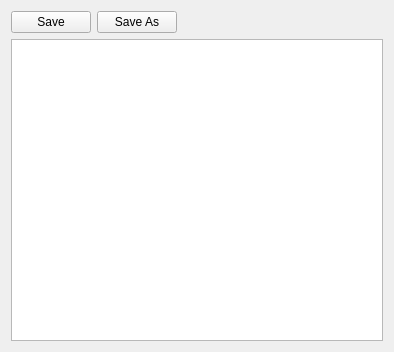
<?xml version="1.0" encoding="UTF-8"?>
<ui version="4.0">
 <class>ScriptEditor</class>
 <widget class="QWidget" name="ScriptEditor">
  <property name="geometry">
   <rect>
    <x>0</x>
    <y>0</y>
    <width>394</width>
    <height>352</height>
   </rect>
  </property>
  <property name="windowTitle">
   <string>Lua Script Editor</string>
  </property>
  <layout class="QVBoxLayout" name="verticalLayout">
   <item>
    <layout class="QHBoxLayout" name="horizontalLayout">
     <item>
      <widget class="QPushButton" name="pushButton_save">
       <property name="text">
        <string>Save</string>
       </property>
      </widget>
     </item>
     <item>
      <widget class="QPushButton" name="pushButton_saveas">
       <property name="text">
        <string>Save As</string>
       </property>
      </widget>
     </item>
     <item>
      <spacer name="horizontalSpacer">
       <property name="orientation">
        <enum>Qt::Horizontal</enum>
       </property>
       <property name="sizeHint" stdset="0">
        <size>
         <width>40</width>
         <height>20</height>
        </size>
       </property>
      </spacer>
     </item>
    </layout>
   </item>
   <item>
    <widget class="QTextEdit" name="textEdit_script"/>
   </item>
  </layout>
 </widget>
 <resources/>
 <connections/>
</ui>
